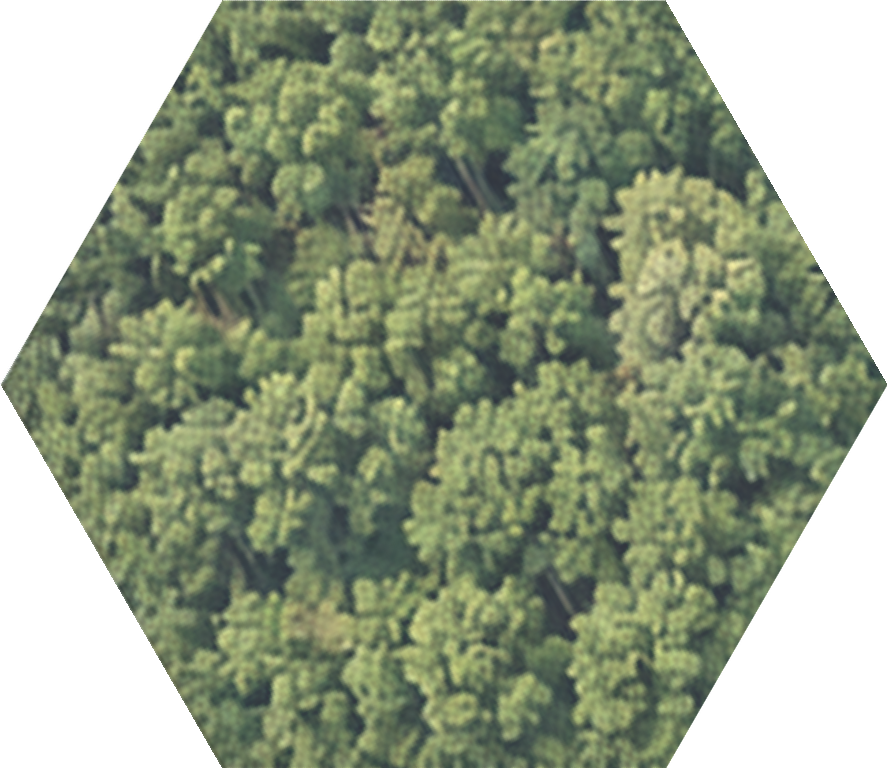
#> input picture supplied_assets/flat/terrain-forest-v439.png, 887 x 768 px, given in place of terrain-open.png, which was not available
$ python recolor-terrain-bitmap-v439.py
#> lines starting #> are read from the running program, lines starting #| are printed output that depends on the picture; after the words box and inside, x2 and y2 are one past the last pixel; in counts of white or black regions, pixels touching at a corner belong together
#!/usr/bin/env python3
"""Create alternate terrain bitmap tiles for v439. Never rewrite the original raster assets.

Map each original terrain's CIELAB mean toward an opaque target color, while
retaining local lightness and chroma differences (topographic/foliage/water details).
The alpha mask, image dimensions, and authored terrain classification are unchanged.
"""
from pathlib import Path
import json
import hashlib
import numpy as np
from PIL import Image
from skimage.color import rgb2lab, lab2rgb

ROOT = Path(__file__).resolve().parents[1]
SRC = ROOT/'supplied_assets'/'flat'
TARGETS = {'open': '#dcd4c9', 'forest': '#727f61', 'swamp': '#616f6f'}
SCALE = {'open': (.86, .59), 'forest': (.83, .72), 'swamp': (.85, .64)}

def sha(p): return hashlib.sha256(p.read_bytes()).hexdigest()

def run():
    result = {}
    for terrain, hexc in TARGETS.items():
        source = SRC/f'terrain-{terrain}.png'
        output = SRC/f'terrain-{terrain}-v439.png'
        rgba = np.asarray(Image.open(source).convert('RGBA'), dtype=np.uint8)
#> rgba is the input picture: shape (768, 887, 4); mean R, G, B, A 86, 96, 72.9, 191.2
        alpha = rgba[:,:,3].copy()
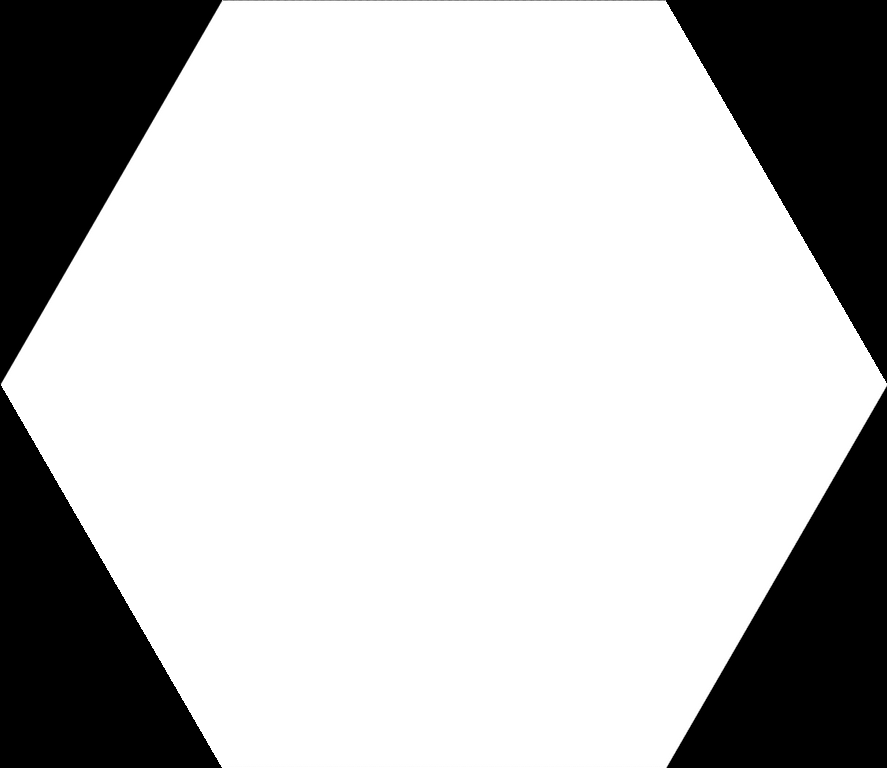
#> alpha: shape (768, 887); min 0, max 255, mean 191.2
        mask = alpha > 250
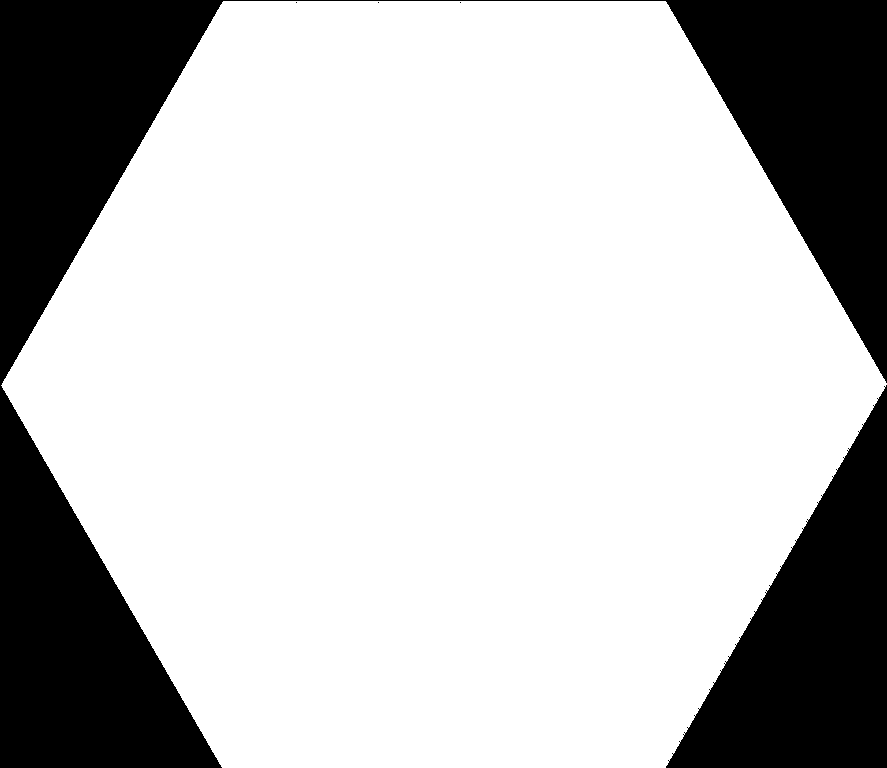
#> mask: shape (768, 887) bool; 74.8% white; 5 black regions (3 under 20 px), largest, box (x1, y1, x2, y2) and area: (0, 0, 887, 768) 128926, (666, 385, 887, 768) 42502
        rgb = rgba[:,:,:3].astype(np.float64)/255
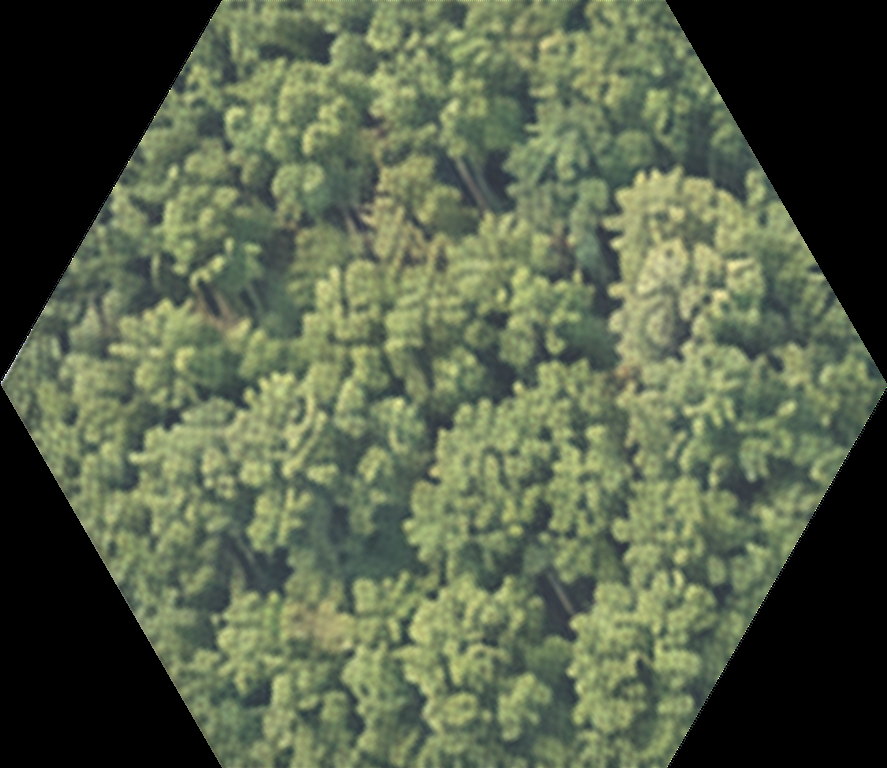
#> rgb: shape (768, 887, 3) float64; mean R, G, B 0.337, 0.376, 0.286
        lab = rgb2lab(rgb)
#> lab: shape (768, 887, 3) float64; mean of channels 0, 1, 2 38.6, -7.9, 11.1
        base = lab[mask].mean(axis=0)
#> base = [51.4, -10.57, 14.76]
        target = np.array([int(hexc[i:i+2],16) for i in (1,3,5)], dtype=np.float64).reshape(1,1,3)/255
        tgt_lab = rgb2lab(target)[0,0]
        light_scale, chroma_scale = SCALE[terrain]
        transformed = lab.copy()
        transformed[:,:,0] = tgt_lab[0] + (lab[:,:,0] - base[0])*light_scale
#> transformed: shape (768, 887, 3) float64; mean of channels 0, 1, 2 74.3, -7.9, 11.1
        transformed[:,:,1:] = tgt_lab[1:] + (lab[:,:,1:] - base[1:])*chroma_scale
#> transformed: shape (768, 887, 3) float64; mean of channels 0, 1, 2 74.3, 2.4, 4.2
        out_rgb = (np.clip(lab2rgb(transformed),0,1)*255).round().astype(np.uint8)
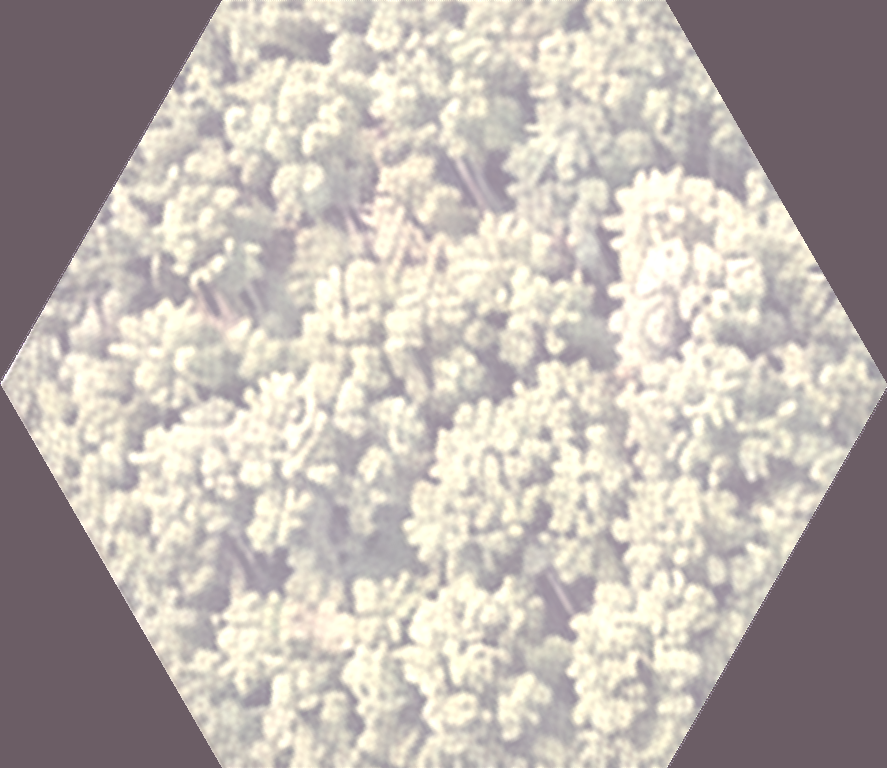
#> out_rgb: shape (768, 887, 3); mean R, G, B 190.3, 182, 176.2
        out_rgba = np.dstack([out_rgb,alpha])
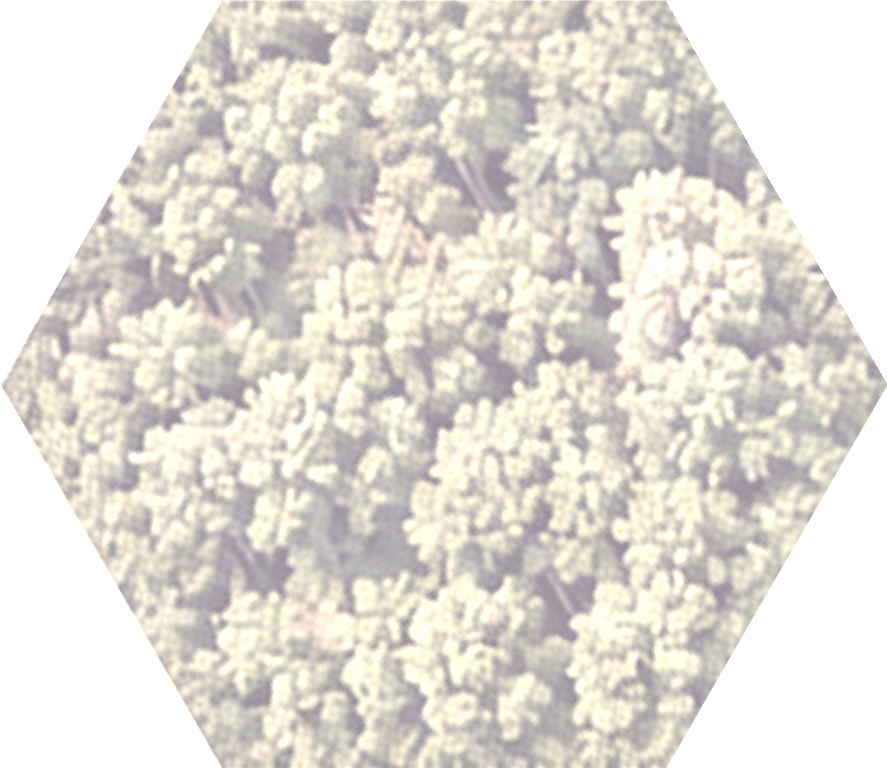
#> out_rgba: shape (768, 887, 4); mean R, G, B, A 190.3, 182, 176.2, 191.2; transparent parts drawn white
        # RGB values under zero-alpha are cleared for deterministic raster output.
        out_rgba[alpha==0,:3]=0
        Image.fromarray(out_rgba, mode='RGBA').save(output, optimize=True)
        reread = np.asarray(Image.open(output).convert('RGBA'))
        assert reread.shape==rgba.shape, 'unexpected dimensions'
        assert np.array_equal(reread[:,:,3], rgba[:,:,3]), 'alpha mask altered'
        assert not np.array_equal(reread[:,:,:3],rgba[:,:,:3]), 'tile not recolored'
        result[terrain] = {
            'input':str(source.relative_to(ROOT)), 'output':str(output.relative_to(ROOT)),
            'target':hexc+'ff', 'sourceSha256':sha(source),'variantSha256':sha(output),
            'originalOpaqueRGBMean':np.round(rgba[:,:,:3][mask].mean(axis=0),1).tolist(),
            'variantOpaqueRGBMean':np.round(reread[:,:,:3][mask].mean(axis=0),1).tolist(),
            'sourceDimensions':list(Image.open(source).size), 'alphaUnchanged':True,
            'labLightnessDetailRetention':light_scale,'labChromaDetailRetention':chroma_scale,
        }
#> pass 2 of the loop in run, `for terrain, hexc in TARGETS.items():`:
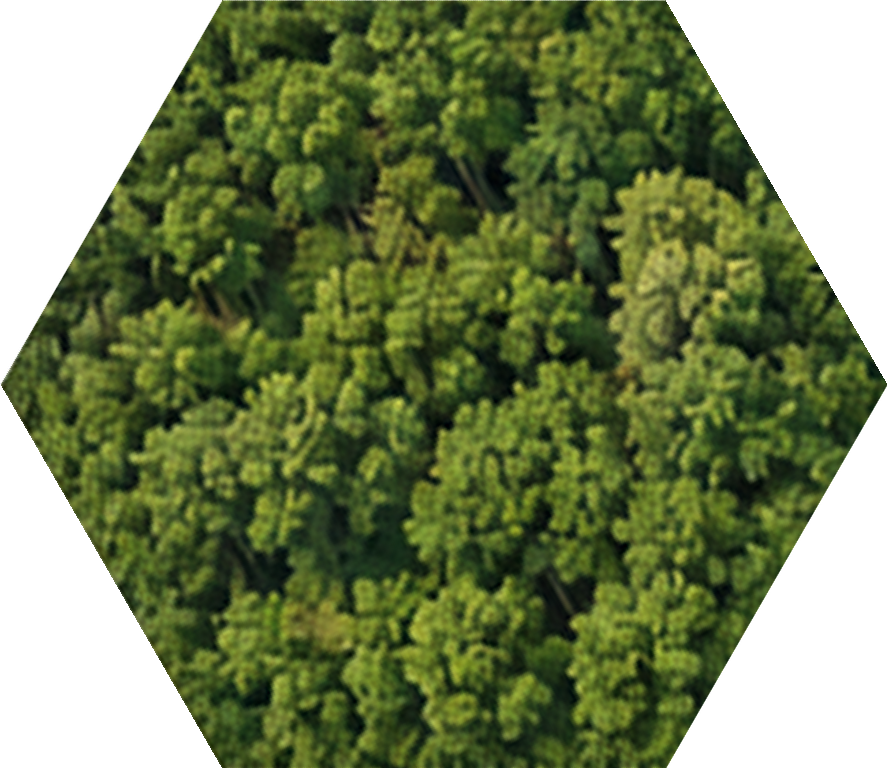
#> input picture supplied_assets/flat/terrain-forest.png, 887 x 768 px
#> in run, rgba is the input picture: shape (768, 887, 4); mean R, G, B, A 55.1, 67.6, 27.1, 191.2
#> in run, `rgb = rgba[:,:,:3].astype(np.float64)/255`:
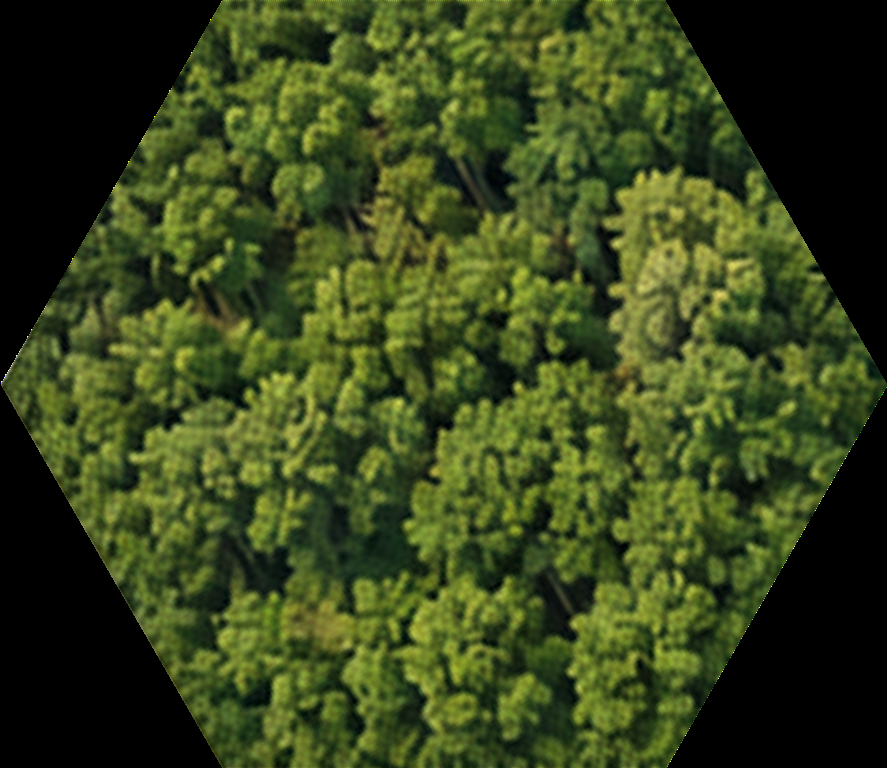
#> rgb: shape (768, 887, 3) float64; mean R, G, B 0.216, 0.265, 0.106
#> lab: shape (768, 887, 3) float64; mean of channels 0, 1, 2 26.4, -11.7, 20.9
#> base = [35.22, -15.55, 27.79]
#> in run, `out_rgba = np.dstack([out_rgb,alpha])`:
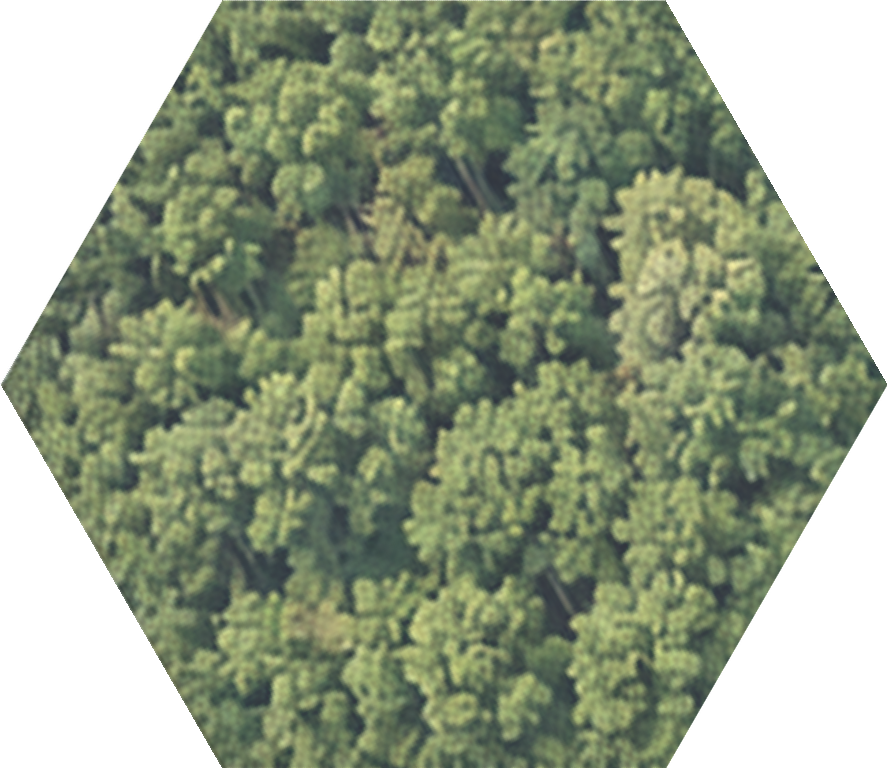
#> out_rgba: shape (768, 887, 4); mean R, G, B, A 98.4, 109.2, 88.1, 191.2; transparent parts drawn white
    path=ROOT/'rules/audit/terrain-bitmap-recolor-v439.json'
    path.write_text(json.dumps(result,indent=2)+'\n')
    print(json.dumps({k:{'variantOpaqueRGBMean':v['variantOpaqueRGBMean'],'variantSha256':v['variantSha256']} for k,v in result.items()},indent=2))
#> (printed output is left out)

if __name__ == '__main__': run()
